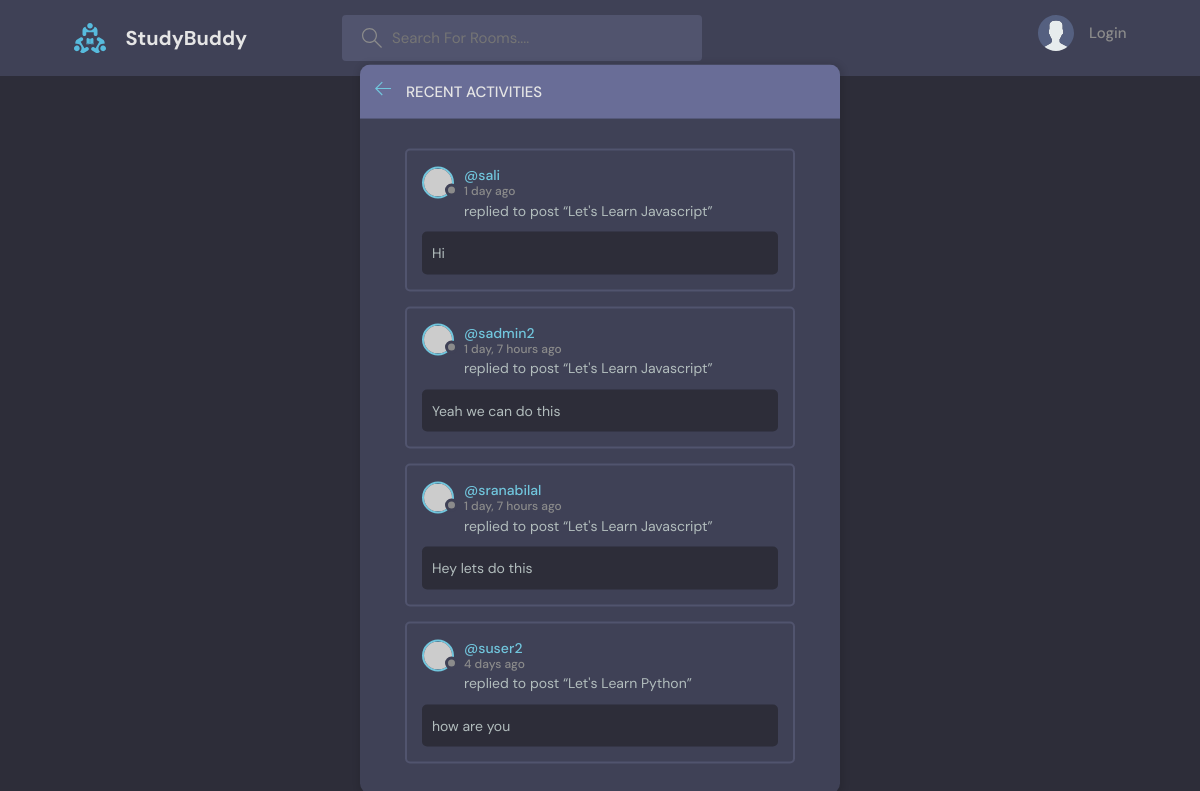
/activities/, run on an earlier commit of the app's database.
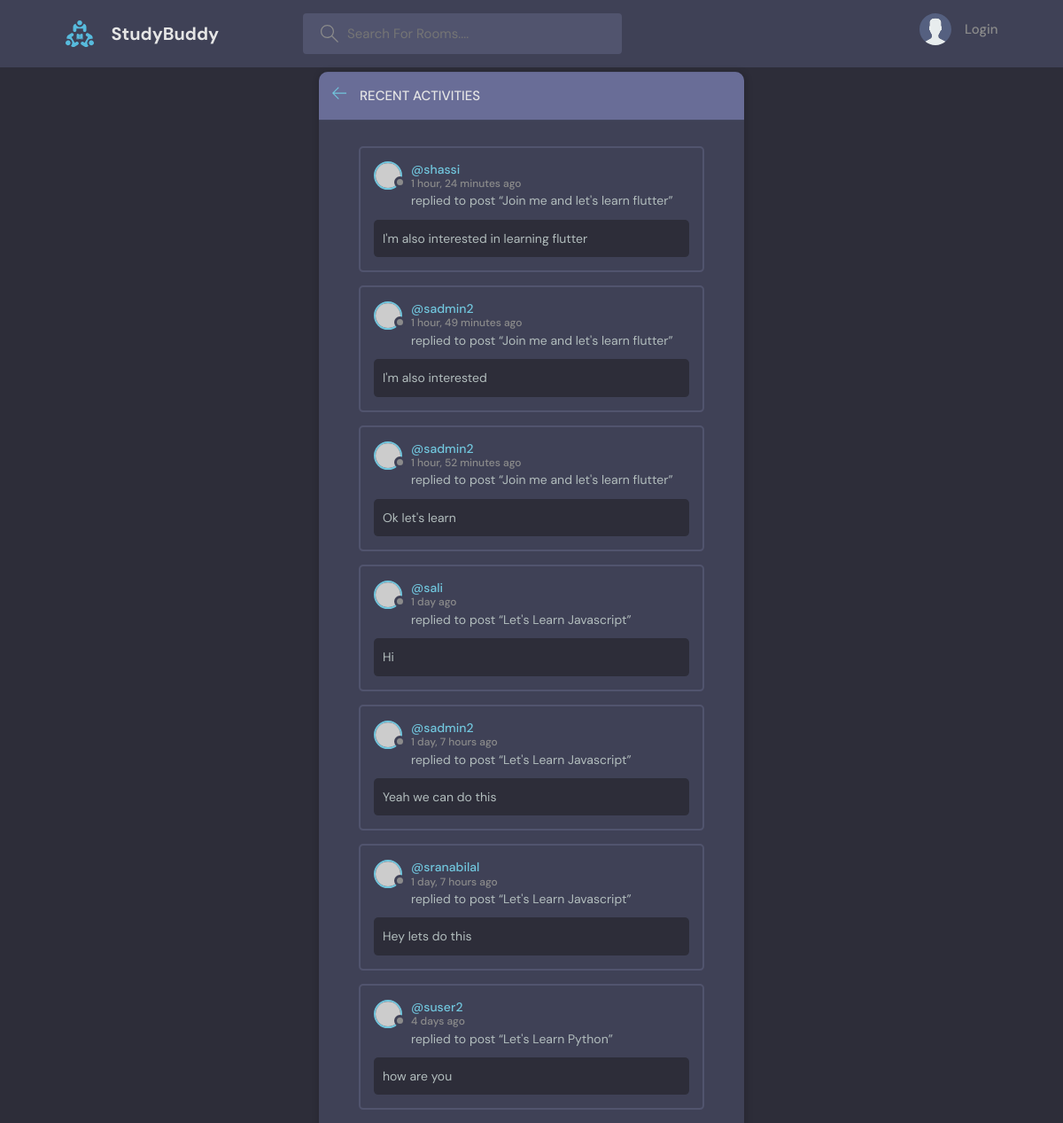
And on a later commit of the database.
### base/models.py (models this page shows)
class Message(models.Model):
    user = models.ForeignKey(User , on_delete=models.CASCADE)
    room = models.ForeignKey(Room , on_delete=models.CASCADE)
    body = models.TextField()
    updated = models.DateTimeField(auto_now=True)
    created = models.DateTimeField(auto_now_add = True)
    def __str__(self):
        return self.body[0:50]
    class Meta:
        ordering = ['-updated' , '-created']

class Room(models.Model):
    host = models.ForeignKey(User , on_delete=models.SET_NULL , null=True)
    topic = models.ForeignKey(Topic , on_delete=models.SET_NULL , null=True)
    name = models.CharField(max_length=200)
    description  = models.TextField(null=True , blank=True)
    participants = models.ManyToManyField(User , related_name='participants' , blank=True)
    updated = models.DateTimeField(auto_now=True)
    created = models.DateTimeField(auto_now_add = True)
    def __str__(self):
        return self.name
    class Meta:
        ordering = ['-updated' , '-created']

### base/views.py (the view)
# urls.py: path('activities/' , views.activity_page, name= 'activities'),
def activity_page(request):
    room_messages = Message.objects.all()
    return render (request , 'base/activity.html' , {'room_messages' : room_messages})

### base/templates/base/activity.html (shortened to what this page needs)
{% extends 'main.html' %}
{% block content %}
    <main class="layout">
      <div class="container">
        <div class="layout__box">
          <div class="layout__boxHeader">
            <div class="layout__boxTitle">
              <a href="{% url 'home' %}">
                <svg version="1.1" xmlns="http://www.w3.org/2000/svg" width="32" height="32" viewBox="0 0 32 32">
                  <title>arrow-left</title>
                  <path
                    d="M13.723 2.286l-13.723 13.714 13.719 13.714 1.616-1.611-10.96-10.96h27.625v-2.286h-27.625l10.965-10.965-1.616-1.607z"
                  ></path>
                </svg>
              </a>
              <h3>Recent Activities</h3>
            </div>
          </div>
          <div class="activities-page layout__body">
            {% for message in room_messages %}
            <div class="activities__box">
              <div class="activities__boxHeader roomListRoom__header">
                <a href="{% url 'user-profile' message.user.id %}" class="roomListRoom__author">
                  <div class="avatar avatar--small">
                    <img src="https://randomuser.me/api/portraits/women/11.jpg" />
                  </div>
                  <p>
                    @s{{message.user}}
                    <span>{{message.created | timesince}} ago</span>
                  </p>
                </a>
              </div>
              <div class="activities__boxContent">
                <p>replied to post “<ahref="{% url 'room' message.room.id %}">{{message.room}}</a>”</p>
                <div class="activities__boxRoomContent">
                  {{message}}
                </div>
              </div>
            </div>
            {% endfor %}
          </div>
        </div>
      </div>
    </main>
{% endblock content %}

What changed in the data, as far as the page shows it:
added Message: user "hassi", created "1 hour, 24 minutes", room "Join me and let's learn flutter", body "I'm also interested in learning flutter"
added Message: user "admin2", created "1 hour, 49 minutes", room "Join me and let's learn flutter", body "I'm also interested"
added Message: user "admin2", created "1 hour, 52 minutes", room "Join me and let's learn flutter", body "Ok let's learn"
